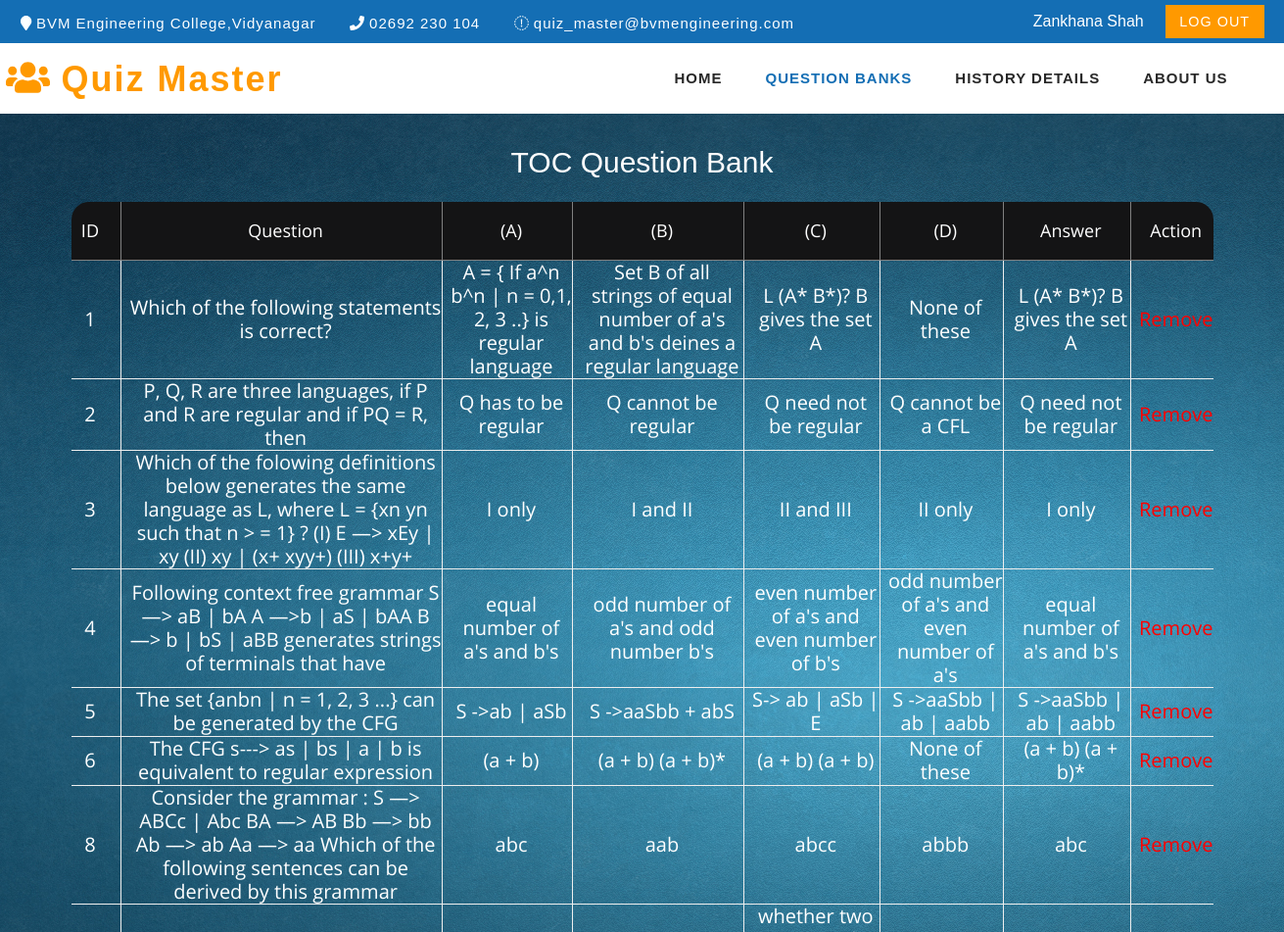
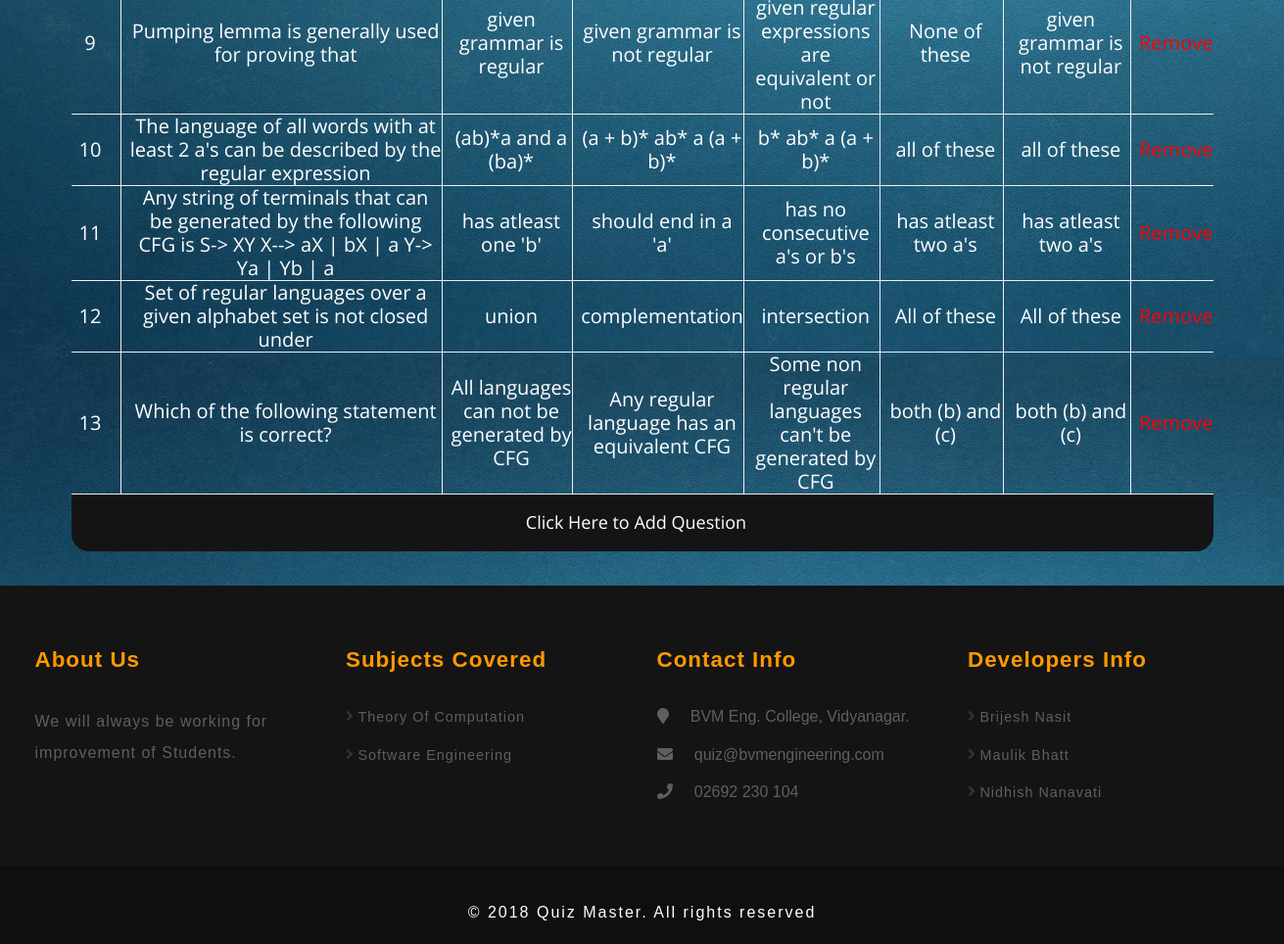
Page /display_toc.php (signed in) on the committed database (2 pictures, top to bottom).
### tables this page shows
CREATE TABLE IF NOT EXISTS `faculty_info` (
  `id` int(250) NOT NULL AUTO_INCREMENT,
  `faculty_id` varchar(250) NOT NULL,
  `faculty_name` varchar(250) NOT NULL,
  `mobile_no` bigint(10) NOT NULL,
  `email_id` varchar(250) NOT NULL,
  `password` varchar(250) NOT NULL,
  PRIMARY KEY (`id`),
  UNIQUE KEY `faculty_id` (`faculty_id`)
);

CREATE TABLE IF NOT EXISTS `toc_qbank` (
  `id` int(250) NOT NULL AUTO_INCREMENT,
  `questions` varchar(500) NOT NULL,
  `opa` varchar(250) NOT NULL,
  `opb` varchar(250) NOT NULL,
  `opc` varchar(250) NOT NULL,
  `opd` varchar(250) NOT NULL,
  `ans` varchar(250) NOT NULL,
  PRIMARY KEY (`id`)
);

### class/dbo.class.php (called while the page is built, shortened)
<?php
	class dbo
	{
		private $host	= "localhost";
		private	$user	= "root";
		private $dbnm	= "quiz_master";
		private $pass	= "admin1234";
		private $link;
		function __construct() {
		 	$this->link = mysqli_connect($this->host, $this->user, $this->pass, $this->dbnm) or die(mysqli_connect_error());
		}
		function get($sql) {
			$res = mysqli_query($this->link, $sql) or die(mysqli_error($this->link));
			$result=array();
			$i=0;
			while ($row=mysqli_fetch_assoc($res)) {
				$result[$i]=$row;
				$i++;
			}
			return $result;
		}
	}
		$db = new dbo();
?>

### display_toc.php (the view, shortened to what this page needs)
<?php
require_once("class/dbo.class.php");
  $uid = $_SESSION['f_id'];
  $pass = $_SESSION['f_pass'];
$sql1 = "SELECT * from faculty_info WHERE faculty_id= '$uid' AND password='$pass' ";
$uname="faculty_name";
$res = $db->get($sql1);
?>
<link href="css2/bootstrap.css" rel="stylesheet" type="text/css" media="all" />
  <link href="css2/style.css" rel="stylesheet" type="text/css" media="all" />
  <link href="css2/appointment_style.css" rel="stylesheet" type="text/css" media="all" />
  <link href="css2/font-awesome.css" rel="stylesheet">
<?php
foreach($res as $value){
?>
  <div class="header" id="home">
    <div class="top_menu_w3layouts">
<div class="container">
      <div class="header_left">
        <ul>
          <li><i class="fa fa-map-marker" aria-hidden="true"></i> BVM Engineering College,Vidyanagar</li>
          <li><i class="fa fa-phone" aria-hidden="true"></i> 02692 230 104 </li>
          <li><i class="fa fa-envelope-o" aria-hidden="true"></i> <a href="mailto:info@example.com">quiz_master@bvmengineering.com</a></li>
        </ul>
      </div>
      <div class="header_right">
        <ul class="forms_right">
          <li style="color: white"><?php echo $value[$uname]; ?></li>
          <li>&nbsp;&nbsp;&nbsp;</li>
          <li><a href="login.php"> Log Out</a> </li>
        </ul>
      </div>
      <div class="clearfix"> </div>
      </div>
    </div>
    <div class="content white">
      <nav class="navbar navbar-default" role="navigation">
        <div class="container">
          <div class="navbar-header">
            <a class="navbar-brand" href="">
              <h1><span class="fa fa-users" aria-hidden="true"></span>&nbsp;Quiz Master </h1>
            </a>
          </div>
          <div class="collapse navbar-collapse" id="bs-example-navbar-collapse-1">
            <nav>
              <ul class="nav navbar-nav">
                <li><a href="home_fac.php">Home</a></li>
                <li><a href="qbank_sel.php" class="active">Question Banks</a></li>
                <li><a href="history_details_fac.php">History Details</a></li>
                <li><a href="about_stud.php">About Us</a></li>
              </ul>
            </nav>
          </div>
        </div>
      </nav>
    </div>
  </div>
<?php
}
?>
<html>
	<link rel="stylesheet" type="text/css" href="table_css/fonts_table/font-awesome-4.7.0/css/font-awesome.min.css">
	<link rel="stylesheet" type="text/css" href="table_css/vendor_table_table/animate/animate.css">
	<link rel="stylesheet" type="text/css" href="table_css/vendor_table/select2/select2.min.css">
	<link rel="stylesheet" type="text/css" href="table_css/vendor_table/perfect-scrollbar/perfect-scrollbar.css">
	<link rel="stylesheet" type="text/css" href="table_css/css_table/util.css">
	<link rel="stylesheet" type="text/css" href="table_css/css_table/main.css">
<?php
	require_once("class/dbo.class.php");
	$item = "select * from toc_qbank";
	$res = $db->get($item);
?>
	<div class="limiter">
		<div class="container-table100">
			<div class="wrap-table100">
				<div class="table100">
				<center><h2 style="color: white">TOC Question Bank</h2></center><br>
					<table border="2">
					<thead>
					<tr class="table100-head">
					<th class="column1">ID</th>
					<th class="column2">Question</th>
					<th class="column3">(A)</th>
					<th class="column4"><center>(B)</center></th>
					<th class="column5"><center>(C)</center></th>
					<th class="column6"><center>(D)</center></th>
					<th class="column7"><center>Answer</center></th>
					<th colspan="2" class="column8"><center>Action</center></th>
					</tr>
					</thead>
<?php
foreach($res as $value){
?>
	<tbody>
	<tr>
	<td class="column1">
	<?php echo $value['id']; ?>
	</td>
	<td class="column2">
	<?php echo $value['questions']; ?>
	</td>
	<td class="column3">
	<?php echo $value['opa']; ?>
	</td>
	<td class="column4">
	<?php echo $value['opb']; ?>
	</td>
	<td class="column5">
	<?php echo $value['opc']; ?>
	</td>
	<td class="column6">
	<?php echo $value['opd']; ?>
	</td>
	<td class="column7">
	<?php echo $value['ans']; ?>
	</td>
	<td class="column8">
	<?php echo "<a href=delete_toc.php?id=".$value['id']." onclick='return myFunction()'>Remove</a>"; ?>
	</td>
	</tr>
<?php
}
?>
<thead>
<tr class="table100-head">
	<th colspan="9" rowspan="5" align="center"  class="column1">
	<?php echo "<a href=addque.php style='color:white;'><center>Click Here to Add Question</center></a>"; ?>
	</th>
	</tr>
</thead>
	</tbody>
</table>
</div>
</div>
</div>
</div>
</html>
<?php
include("f1.php");
?>

### css2/style.css (style rules this page uses)
html, body { margin: 0; font-size: 100%; background: #fff; font-family: 'Source Sans Pro', sans-serif; }
body a { text-decoration: none; transition: 0.5s all; -webkit-transition: 0.5s all; -moz-transition: 0.5s all; -o-transition: 0.5s all; -ms-transition: 0.5s all; }
h1, h2, h3, h4, h5, h6 { margin: 0; font-family: 'Source Sans Pro', sans-serif; }
ul { margin: 0; padding: 0; }
.header_left { float: left; margin: .3em 0 0; }
.header_left ul li { display: inline-block; margin-right: 2em; font-size: 15px; color: #fcfeff; letter-spacing: 1px; }
.header_left ul li a { font-size: 15px; color: #fcfeff; text-decoration: none; }
.header_right { float: right; }
ul.forms_right { float: right; margin-top: 3px; }
ul.forms_right { float: right; }
ul.forms_right li a { background: #ff9900; color: #fff; font-size: 0.9em; padding: 0.6em 1em; text-transform: uppercase; letter-spacing: 1px; }
ul.forms_right li { display: inline-block; list-style: none; }
.top_menu_w3layouts { padding: 0.5em 0em; background: #146eb4; }
.content { margin: 0; padding: 0px; }
.navbar-nav { float: right; margin: 0; }
.content.white { background: #fff; }
.navbar { position: relative; min-height: 50px; margin-bottom: 0!important; border: 1px solid transparent; }
.navbar-default { background-color: #fff; border-color: #fff; padding: 10px 0; }
.navbar-brand { float: left; padding: 0!important; font-size: 18px; line-height: 0px!important; height: 0px!important; }
.navbar-default a.navbar-brand h1 { color: #ff9900; font-weight: 700; margin-top: 6px; letter-spacing: 2px; }
.navbar-default .navbar-nav>li>a { color: #282828; letter-spacing: 1px; font-weight: 600; text-transform: uppercase; font-size: 15px; padding: 15px 17px; }
.navbar-nav>li>a.active { color: #146eb4; background: none; }
.navbar-nav>li { float: left; margin: 0 5px; }

### css2/appointment_style.css (style rules this page uses)
body a { color:red; transition: 0.5s all; -webkit-transition: 0.5s all; -moz-transition: 0.5s all; -o-transition: 0.5s all; -ms-transition: 0.5s all; text-decoration: none; }
h1, h2, h3, h4, h5, h6 { margin: 0; padding: 0; font-family: 'Source Sans Pro', sans-serif; }
ul { margin: 0; padding: 0; }
li { list-style-type:none; }

### table_css/css_table/main.css (style rules this page uses)
h2 { font-family: OpenSans-Regular; }
* { margin: 0px; padding: 0px; box-sizing: border-box; }
body, html { height: 100%; font-family: sans-serif; }
a { margin: 0px; transition: all 0.4s; -webkit-transition: all 0.4s; -o-transition: all 0.4s; -moz-transition: all 0.4s; }
h1,h2,h3,h4,h5,h6 { margin: 0px; }
ul, li { margin: 0px; list-style-type: none; }
.limiter { width: 100%; margin: 0 auto; }
.container-table100 { background-image: url("../bg/1.jpg"); display: -webkit-box; display: -webkit-flex; display: -moz-box; display: -ms-flexbox; display: flex; align-items: center; justify-content: center; flex-wrap: wrap; padding: 33px 30px; }
.wrap-table100 { width: 1170px; }
table { border-spacing: 1; border-collapse: collapse; background: white; border-radius: 20px; overflow: hidden; width: 100%; margin: 0 auto; position: relative; }
table * { position: relative; }
table td, table th { padding-left: 8px; }
table thead tr { height: 60px; background: #141415; }
table tbody tr { height: 50px; }
table tbody tr:last-child { border: 0; }
table td { text-align: center; }
table th { text-align: center; }
.table100-head th { font-family: OpenSans-Regular; font-size: 18px; color: #fff; line-height: 1.2; font-weight: unset; }
tbody tr { font-family: OpenSans-Regular; font-size: 20px; color: white; line-height: 1.2; font-weight: unset; }
.column1 { width: 50px; padding-right: 20px; }
.column2 { width: 450px; }
.column3 { width: 150px; }
.column4 { width: 150px; }
.column5 { width: 150px; }
.column6 { width: 150; }
.column7 { width: 150; }
.column8 { width: 80; }

### rows in the picture
faculty_info: faculty_name "Zankhana Shah"
toc_qbank: id "1", questions "Which of the following statements is correct?", opa "A = { If a^n b^n | n = 0,1, 2, 3 ..} is regular language", opb "Set B of all strings of equal number of a's and b's deines a regular language", opc "L (A* B*)? B gives the set A", opd "None of these", ans "L (A* B*)? B gives the set A"
toc_qbank: id "2", questions "P, Q, R are three languages, if P and R are regular and if PQ = R, then", opa "Q has to be regular", opb "Q cannot be regular", opc "Q need not be regular", opd "Q cannot be a CFL", ans "Q need not be regular"
toc_qbank: id "3", questions "Which of the folowing definitions below generates the same language as L, where L = {xn yn such that n > = 1} ? (I) E —> xEy | xy (II) xy | (x+ xyy+) (III) x+y+", opa "I only", opb "I and II", opc "II and III", opd "II only", ans "I only"
toc_qbank: id "4", questions "Following context free grammar S —> aB | bA A —>b | aS | bAA B —> b | bS | aBB generates strings of terminals that have", opa "equal number of a's and b's", opb "odd number of a's and odd number b's", opc "even number of a's and even number of b's", opd "odd number of a's and even number of a's", ans "equal number of a's and b's"
toc_qbank: id "5", questions "The set {anbn | n = 1, 2, 3 ...} can be generated by the CFG", opa "S ->ab | aSb", opb "S ->aaSbb + abS", opc "S-> ab | aSb | E", opd "S ->aaSbb | ab | aabb", ans "S ->aaSbb | ab | aabb"
toc_qbank: id "6", questions "The CFG s---> as | bs | a | b is equivalent to regular expression", opa "(a + b)", opb "(a + b) (a + b)*", opc "(a + b) (a + b)", opd "None of these", ans "(a + b) (a + b)*"
toc_qbank: id "8", questions "Consider the grammar : S —> ABCc | Abc BA —> AB Bb —> bb Ab —> ab Aa —> aa Which of the following sentences can be derived by this grammar", opa "abc", opb "aab", opc "abcc", opd "abbb", ans "abc"
toc_qbank: id "9", questions "Pumping lemma is generally used for proving that", opa "given grammar is regular", opb "given grammar is not regular", opc "whether two given regular expressions are equivalent or not", opd "None of these", ans "given grammar is not regular"
toc_qbank: id "10", questions "The language of all words with at least 2 a's can be described by the regular expression", opa "(ab)*a and a (ba)*", opb "(a + b)* ab* a (a + b)*", opc "b* ab* a (a + b)*", opd "all of these", ans "all of these"
toc_qbank: id "11", questions "Any string of terminals that can be generated by the following CFG is S-> XY X--> aX | bX | a Y-> Ya | Yb | a", opa "has atleast one 'b'", opb "should end in a 'a'", opc "has no consecutive a's or b's", opd "has atleast two a's", ans "has atleast two a's"
toc_qbank: id "12", questions "Set of regular languages over a given alphabet set is not closed under", opa "union", opb "complementation", opc "intersection", opd "All of these", ans "All of these"
toc_qbank: id "13", questions "Which of the following statement is correct?", opa "All languages can not be generated by CFG", opb "Any regular language has an equivalent CFG", opc "Some non regular languages can't be generated by CFG", opd "both (b) and (c)", ans "both (b) and (c)"
